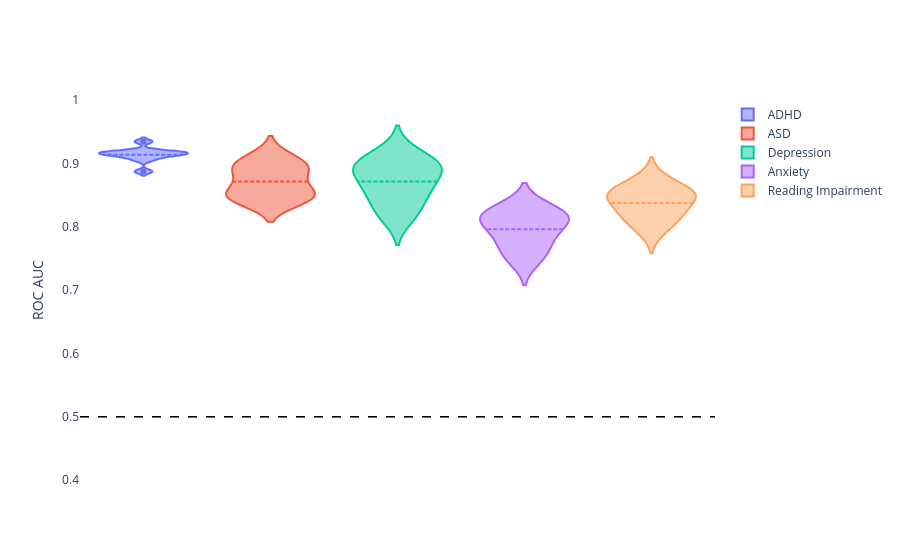

The cell this chart's notebook holds for it:
### Markdown cell above
## Full feature models (Child + Teacher + Parent)

### Code cell
#df = df_all[df_all['assessment']=='all']

to_keep = ['ADHD-fullmodel', 'Depression-fullmodel', 'Anxiety-fullmodel', 'Reading Impairment-fullmodel', 'ASD-fullmodel']

df1 = df_all[(df_all['participant_group'].isin(to_keep)) & 
             (df_all['target']=='DX_01_Cat_new_binarize')]
df1['participant_group'] = df1['participant_group'].str.replace("-fullmodel","")

visualize.predictive_modeling_group(df=df1, x='participant_group', y='roc_auc_score', title='')

### Figure 1 — Plotly figure (JSON) as saved in the notebook; plotly's stock layout.template omitted (floating-point values rounded to 4 significant figures)
{"data": [{"box": {"visible": false}, "meanline": {"visible": true}, "name": "ADHD", "type": "violin", "x": ["ADHD", "ADHD", "ADHD", "ADHD", "ADHD", "ADHD", "ADHD", "ADHD", "ADHD", "ADHD"], "y": [0.9051, 0.9167, 0.911, 0.912, 0.92, 0.9168, 0.887, 0.9144, 0.9176, 0.9344]}, {"box": {"visible": false}, "meanline": {"visible": true}, "name": "ASD", "type": "violin", "x": ["ASD", "ASD", "ASD", "ASD", "ASD", "ASD", "ASD", "ASD", "ASD", "ASD"], "y": [0.842, 0.9008, 0.8542, 0.8838, 0.8445, 0.8822, 0.8958, 0.909, 0.8482, 0.8538]}, {"box": {"visible": false}, "meanline": {"visible": true}, "name": "Depression", "type": "violin", "x": ["Depression", "Depression", "Depression", "Depression", "Depression", "Depression", "Depression", "Depression", "Depression", "Depression"], "y": [0.8131, 0.9177, 0.8929, 0.8929, 0.8693, 0.8568, 0.8271, 0.8909, 0.8503, 0.901]}, {"box": {"visible": false}, "meanline": {"visible": true}, "name": "Anxiety", "type": "violin", "x": ["Anxiety", "Anxiety", "Anxiety", "Anxiety", "Anxiety", "Anxiety", "Anxiety", "Anxiety", "Anxiety", "Anxiety"], "y": [0.8177, 0.8306, 0.8246, 0.7575, 0.8041, 0.7803, 0.8096, 0.8104, 0.7786, 0.746]}, {"box": {"visible": false}, "meanline": {"visible": true}, "name": "Reading Impairment", "type": "violin", "x": ["Reading Impairment", "Reading Impairment", "Reading Impairment", "Reading Impairment", "Reading Impairment", "Reading Impairment", "Reading Impairment", "Reading Impairment", "Reading Impairment", "Reading Impairment"], "y": [0.859, 0.8513, 0.8116, 0.7923, 0.8759, 0.8417, 0.8182, 0.8251, 0.8476, 0.8529]}], "layout": {"paper_bgcolor": "rgba(0,0,0,0)", "plot_bgcolor": "rgba(0,0,0,0)", "shapes": [{"line": {"color": "black", "dash": "dash", "width": 1}, "type": "line", "x0": 0, "x1": 1, "xref": "x domain", "y0": 0.5, "y1": 0.5, "yref": "y"}, {"line": {"color": "black", "dash": "dash", "width": 1}, "type": "line", "x0": 0, "x1": 1, "xref": "x domain", "y0": 0.5, "y1": 0.5, "yref": "y"}, {"line": {"color": "black", "dash": "dash", "width": 1}, "type": "line", "x0": 0, "x1": 1, "xref": "x domain", "y0": 0.5, "y1": 0.5, "yref": "y"}, {"line": {"color": "black", "dash": "dash", "width": 1}, "type": "line", "x0": 0, "x1": 1, "xref": "x domain", "y0": 0.5, "y1": 0.5, "yref": "y"}, {"line": {"color": "black", "dash": "dash", "width": 1}, "type": "line", "x0": 0, "x1": 1, "xref": "x domain", "y0": 0.5, "y1": 0.5, "yref": "y"}], "title": {"text": ""}, "violingap": 0, "violinmode": "overlay", "xaxis": {"showticklabels": false}, "yaxis": {"range": [0.4, 1], "title": {"text": "ROC AUC"}}}}
